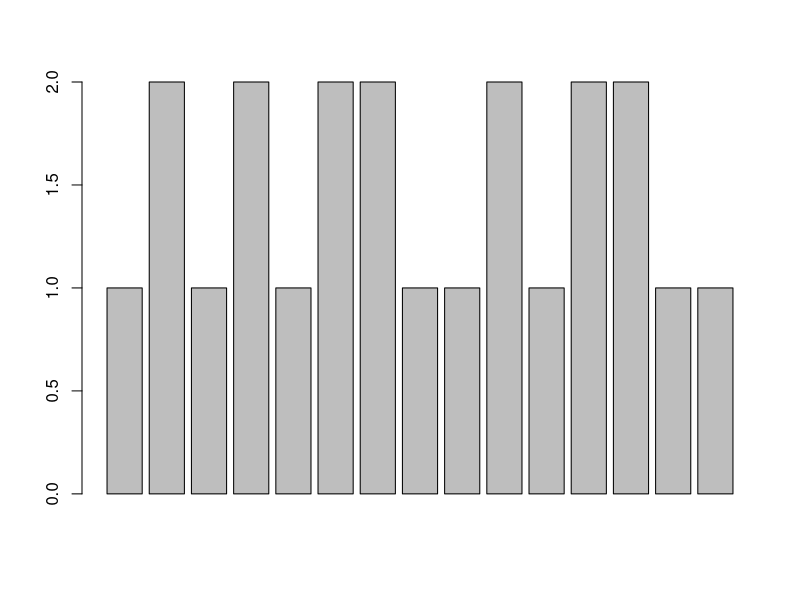
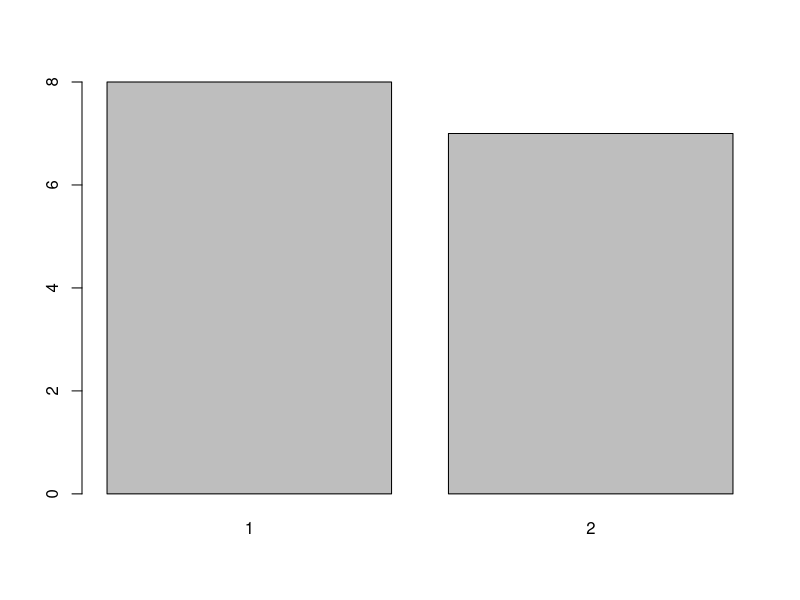
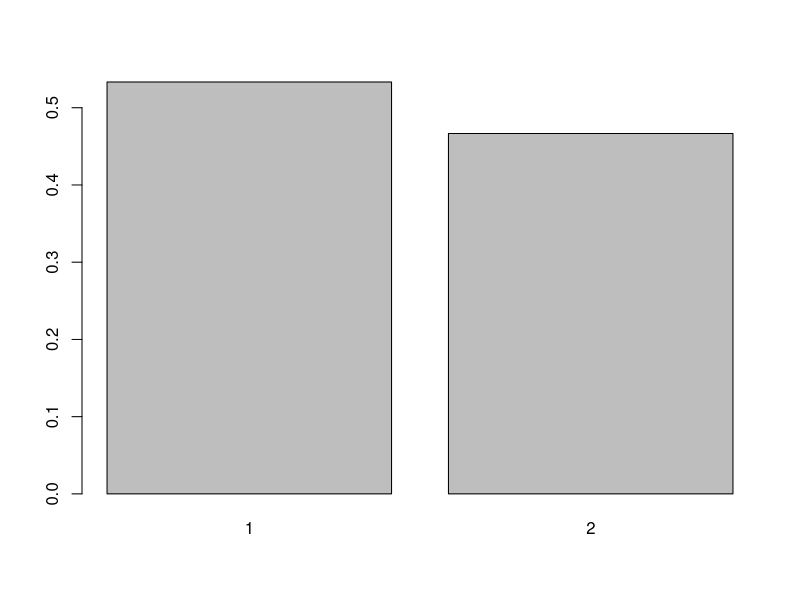

R code for these plots, in order:

# bar plot

gender <- c(1,2,1,2,1,2,2,1,1,2,1,2,2,1,1)
gender

barplot(gender)

# absolute frequency (bar chart)

x <- table(gender)
x
barplot(x)

# relative frequency (bar chart)

y <- table(gender)/length(gender)
y
barplot(y)